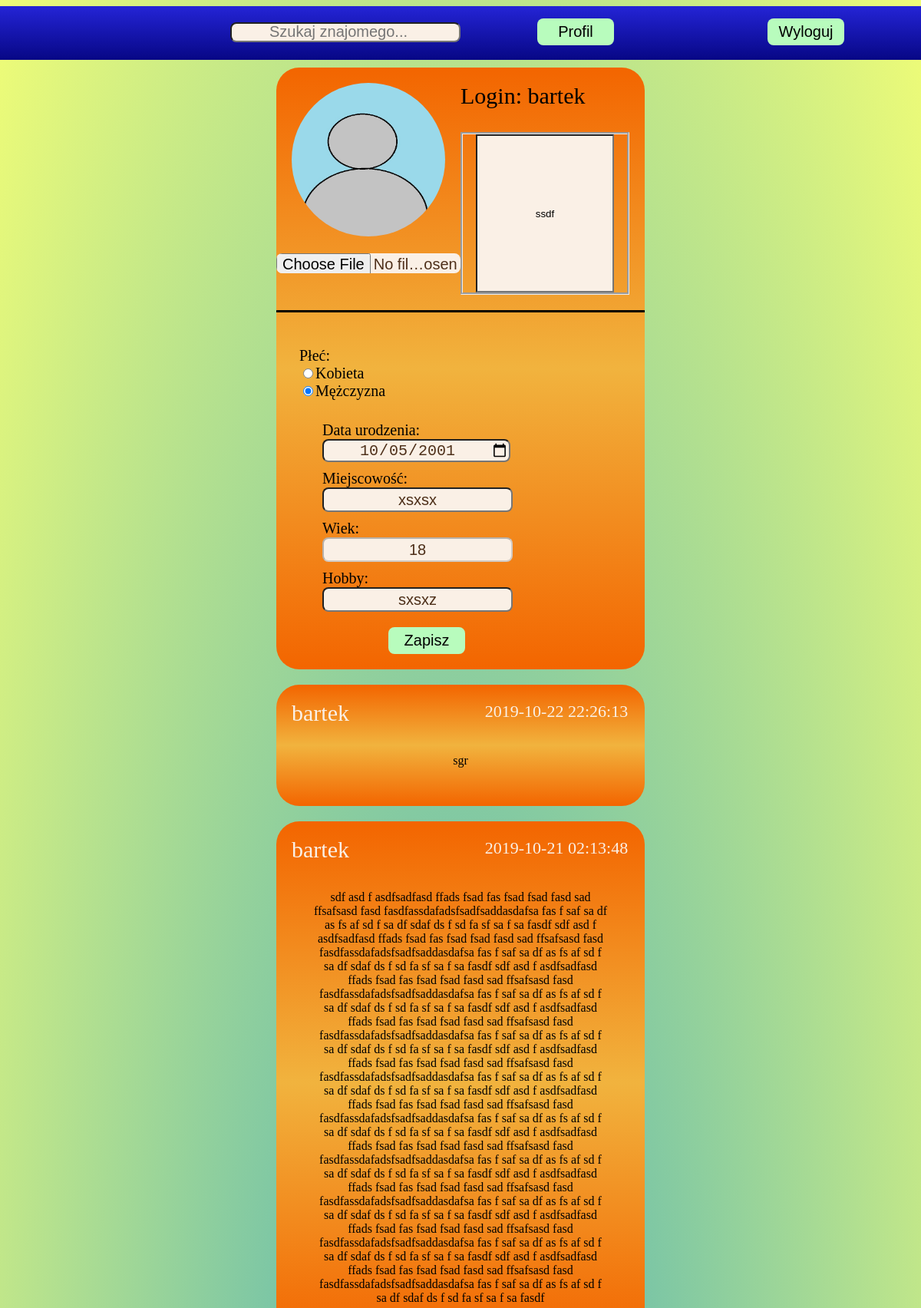
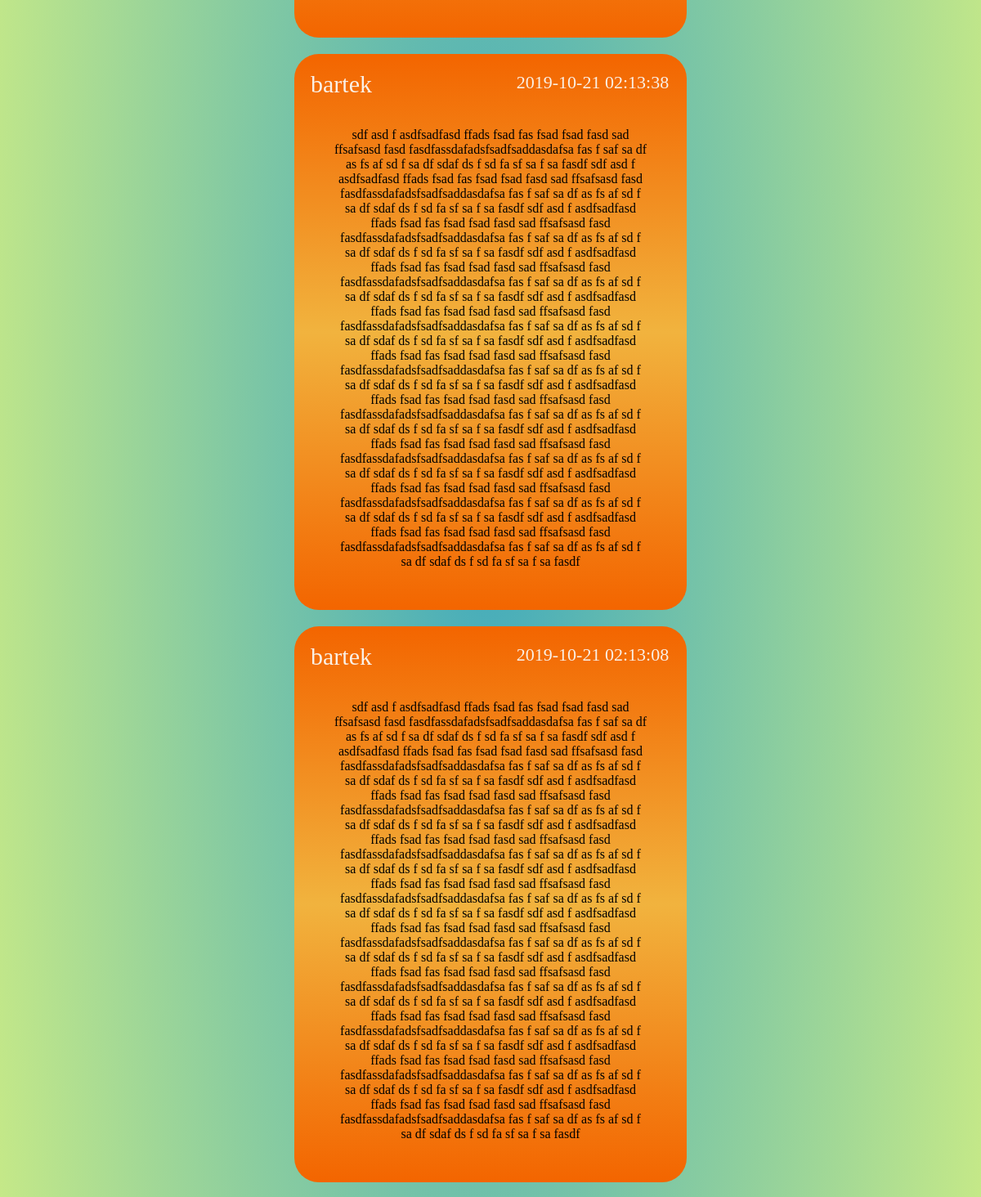
Page /edytuj_profil.php (signed in, upper part) on the committed database (2 pictures, top to bottom).
### tables this page shows
CREATE TABLE `uzytkownicy` (
  `ID` int(11) NOT NULL,
  `LOGIN` varchar(100) NOT NULL,
  `HASLO` varchar(254) NOT NULL,
  `EMAIL` varchar(100) NOT NULL,
  `URODZENIE` date NOT NULL,
  `PLEC` varchar(10) NOT NULL,
  `OPIS` text,
  `MIEJSCOWOSC` text,
  `HOBBY` text,
  `profilowe` text NOT NULL
);

CREATE TABLE `posty` (
  `ID` int(11) NOT NULL,
  `ID_LOGIN` int(11) NOT NULL,
  `TEKST` text NOT NULL,
  `DATA` datetime NOT NULL
);

### edytuj_profil.php (the view, shortened to what this page needs)
<!doctype html>
    <html>
        <head>
            <link rel="stylesheet" href="style.css">
            <link rel="stylesheet" href="tablica.css">
            <link rel="stylesheet" href="szukaj_znajomego.css">
        </head>
        <body>
                <div class="strona">
                        <?php include "menu.php" ?>
                        <div class="log">
                            <div class="x"></div>
                            <div class="y_kontener">
                            <div class="y">
                                <?php
                                    require_once "polaczenie.php";
                                    $login = $_SESSION['zalogowany-user'];
                                    try
                                    {
                                        $conn = new mysqli($servername, $username, $password, $dbname);
                                        if ($conn->connect_error)
                                            {
                                                throw new Exception(mysqli_connect_errno());
                                            }
                                        else
                                        {
                                            if($rezultat = $conn->query("SELECT *,TIMESTAMPDIFF(YEAR,URODZENIE,CURDATE()) AS WIEK FROM uzytkownicy WHERE ID = (SELECT ID FROM uzytkownicy WHERE LOGIN='$login')"))
                                            {
                                                if ($rezultat->num_rows > 0)
                                                {
                                                        $wiersz = $rezultat->fetch_assoc();
                                                        echo "<form enctype='multipart/form-data' action='edytuj_profil.php' method='post'>";
                                                        echo "<div class='lewo'>";
                                                        echo "<img src='./img/".$wiersz["LOGIN"].".jpg' height='200' width='200'>";
                                                        echo "<br><br><input type='file' class='logowanie' name='plik'/>";
                                                        echo "</div>";
                                                        echo "<div class='prawo'>";
                                                        echo "<div class='login'> Login: ".$wiersz["LOGIN"]."</div>";
                                                        echo "<div class='opis'><input type='text' class='okno_post' placeholder='Opisz siebie...' name='opis' autofocus value='".$wiersz["OPIS"]."'></div>";
                                                        echo "</div>";
                                                        echo "<div class='informacje'>";
                                                        echo "<div class='naglowek'></div>";
                                                        echo "<div class='info'>";
                                                        echo "<div class='dane'> Płeć: <br> <input type='radio' name='plec' value='K'";
                                                        if($wiersz['PLEC']==="K") echo "checked='checked'";
                                                        echo  "class='logowanie1'>Kobieta</br> <input type='radio' name='plec' value='M'";
                                                        if($wiersz['PLEC']==="M")  echo "checked='checked'";
                                                        echo "class='logowanie1'>Mężczyzna";
                                                        echo "<div class='dane'> <br>  Data urodzenia:<br> <input type='date' name='urodziny' class='logowanie' value='".$wiersz["URODZENIE"]."'>";
                                                        echo "</div>";
                                                        echo "<div class='dane'>  Miejscowość: <br> <input type='text' name='miejscowosc' class='logowanie' value='".$wiersz["MIEJSCOWOSC"]."'></div>";
                                                        echo "<div class='dane'> Wiek: <br> <input type='text' class='logowanie' disabled value='".$wiersz["WIEK"]."'></div>";
                                                        echo "<div class='dane'> Hobby: <br> <input type='text' name='hobby' class='logowanie' value='".$wiersz["HOBBY"]."'></div>";
                                                        echo "</div>";
                                                        echo "<div class='zapisz'><input type='submit' name='zapisz' value='Zapisz' class='zaloguj'></div>";
                                                        echo "</form>";
                                                        echo "</div>";
                                                }
                                                else
                                                {
                                                    throw new Exception($conn->connect_error);
                                                }
                                            }
                                            else
                                            {
                                                throw new Exception($conn->connect_error);
                                            }
                                        }
                                    }
                                    catch (Exception $e)
                                    {
                                        echo $e;
                                        die("<div class='server_blad'>Błąd połaczenia! Przepraszamy! Proszę spróbować za chwilę!</div>");
                                    }
                                ?>
                            </div>
                        </div>
                            <?php
                                 require_once "polaczenie.php";
                                 $login = $_SESSION['zalogowany-user'];
                                 try
                                 {
                                     $conn = new mysqli($servername, $username, $password, $dbname);
                                     if ($conn->connect_error)
                                         {
                                             throw new Exception(mysqli_connect_errno());
                                         }
                                     else
                                     {
                                         if($rezultat = $conn->query("SELECT TEKST,DATA,LOGIN FROM posty INNER JOIN uzytkownicy ON uzytkownicy.ID = posty.ID_LOGIN WHERE uzytkownicy.ID = (SELECT ID FROM uzytkownicy WHERE LOGIN='$login') ORDER BY DATA DESC"))
                                         {
                                            if ($rezultat->num_rows > 0)
                                            {
                                                while($wiersz = $rezultat->fetch_assoc())
                                                {
                                                    echo "<div class='y'>";
                                                    echo "<div class='autor'>";
                                                    echo "<a href='profil.php?LOGIN=".$wiersz["LOGIN"]."' class='link_autor'>".$wiersz["LOGIN"]."</a>";
                                                    echo "<div class='data'>".$wiersz["DATA"]."</div>";
                                                    echo "</div>";
                                                    echo "<div class='tekst'>".$wiersz["TEKST"]."</div>";
                                                    echo "</div>";
                                                }
                                            }
                                         }
                                         else
                                         {
                                             throw new Exception($conn->connect_error);
                                         }
                                     }
                                 }
                                catch (Exception $e)
								{
									die("<div class='server_blad'>Błąd połaczenia! Przepraszamy! Proszę spróbować za chwilę!</div>");
								}
                            ?>
                            </div>
                            <div class="x">
                            </div>
                        </div>
        </body>
    </html>

### style.css (style rules this page uses)
body { margin-left: auto; margin-right: auto; background: radial-gradient(rgba(20, 150, 173, 0.808),rgba(225, 250, 4, 0.541)); width: 100%; height: 100%; min-height: 730px; }
.log { width:100%; height: 300px; }
.x { width:30%; float: left; min-height: 100px; height: 100%; }
.y { width:40%; min-width: 400px; background: linear-gradient(rgb(243, 101, 0),rgb(241, 179, 62),rgb(243, 101, 0)); text-align: center; padding-top: 20px; border-radius: 30px; float: left; }
input,textarea { background: rgb(184, 252, 189); }
.logowanie { width: 30%; min-width: 100px; max-width: 400px; border-radius: 8px; height: 26px; cursor: pointer; text-align: center; color: rgb(77, 47, 25); font-size: 20px; }
.zaloguj { width: 25%; min-width: 100px; border-radius: 8px; cursor: pointer; min-height: 35px; margin-top: 10px; font-size: 20px; border: 1px; }

### tablica.css (style rules this page uses)
.logowanie { width: 100%; background: linen; }
.okno_post { width: 80%; min-height: 200px; text-align: center; background: linen; }
.y { margin-bottom: 20px; width: 100%; }
.y_kontener { float: left; width:40%; min-width: 400px; }
.x { height: 20px; }
.autor { text-align: left; margin-left: 20px; padding-bottom: 30px; font-size: 20px; color: linen; }
.link_autor { text-decoration: none; color: linen; font-size: 30px; display: block; width: 50%; float: left; height: 30px; }
.data { text-align: center; font-size: 22px; color: linen; width: 50%; float: left; line-height: 30px; height: 30px; }
.tekst { width: 80%; margin-left: auto; margin-right: auto; margin-top: 40px; padding-bottom: 30px; }

### szukaj_znajomego.css (style rules this page uses)
.lewo { float: left; width: 50%; margin-bottom: 20px; }
.prawo { float: left; width: 50%; text-align: left; margin-bottom: 20px; }
.informacje { width: 100%; clear: both; }
img { border-radius: 100px; }
.login { font-size: 30px; margin-bottom: 30px; }
.opis { text-align: center; height: 100%; min-height: 200px; border-style: groove; margin-right: 20px; line-height: 200px; }
.naglowek { font-size: 30px; margin-bottom: 30px; border-top-style: solid; padding-top: 10px; }
.dane { padding: 5px; text-align: left; padding-left: 30px; font-size: 20px; }
.y { padding-bottom: 20px; }
.info { width: 50%; text-align: center; float: left; }
.dane { width: 100%; }
.zapisz { width: 100%; text-align: center; width: 200px; margin-left: 40%; }

### rows in the picture
uzytkownicy: LOGIN (picture), LOGIN "bartek", opis "ssdf", PLEC "☑", urodziny "10/05/2001", miejscowosc "xsxsx", hobby "sxsxz"
posty: uzytkownicy.LOGIN "bartek", DATA "2019-10-22 22:26:13", TEKST "sgr"
posty: uzytkownicy.LOGIN "bartek", DATA "2019-10-21 02:13:48", TEKST "sdf asd f asdfsadfasd ffads fsad fas fsad fsad fasd sad ffsafsasd fasd fasdfassdafadsfsadfsaddasdafsa fas f saf sa df as fs af sd f sa df sdaf ds f sd fa sf sa f sa fasdf sdf asd f asdfsadfasd ffads fsad fas fsad fsad fasd sad ffsafsasd fasd fasdfassdafadsfsadfsaddasdafsa fas f saf sa df as fs af sd f sa df sdaf ds f sd fa sf sa f sa fasdf sdf asd f asdfsadfasd ffads fsad fas fsad fsad fasd sad ffsafsasd fasd fasdfassdafadsfsadfsaddasdafsa fas f saf sa df as fs af sd f sa df sdaf ds f sd fa sf sa f sa fasdf sdf asd f asdfsadfasd ffads fsad fas fsad fsad fasd sad ffsafsasd fasd fasdfassdafadsfsadfsaddasdafsa fas f saf sa df as fs af sd f sa df sdaf ds f sd fa sf sa f sa fasdf sdf asd f…"
posty: uzytkownicy.LOGIN "bartek", DATA "2019-10-21 02:13:38", TEKST "sdf asd f asdfsadfasd ffads fsad fas fsad fsad fasd sad ffsafsasd fasd fasdfassdafadsfsadfsaddasdafsa fas f saf sa df as fs af sd f sa df sdaf ds f sd fa sf sa f sa fasdf sdf asd f asdfsadfasd ffads fsad fas fsad fsad fasd sad ffsafsasd fasd fasdfassdafadsfsadfsaddasdafsa fas f saf sa df as fs af sd f sa df sdaf ds f sd fa sf sa f sa fasdf sdf asd f asdfsadfasd ffads fsad fas fsad fsad fasd sad ffsafsasd fasd fasdfassdafadsfsadfsaddasdafsa fas f saf sa df as fs af sd f sa df sdaf ds f sd fa sf sa f sa fasdf sdf asd f asdfsadfasd ffads fsad fas fsad fsad fasd sad ffsafsasd fasd fasdfassdafadsfsadfsaddasdafsa fas f saf sa df as fs af sd f sa df sdaf ds f sd fa sf sa f sa fasdf sdf asd f…"
posty: uzytkownicy.LOGIN "bartek", DATA "2019-10-21 02:13:08", TEKST "sdf asd f asdfsadfasd ffads fsad fas fsad fsad fasd sad ffsafsasd fasd fasdfassdafadsfsadfsaddasdafsa fas f saf sa df as fs af sd f sa df sdaf ds f sd fa sf sa f sa fasdf sdf asd f asdfsadfasd ffads fsad fas fsad fsad fasd sad ffsafsasd fasd fasdfassdafadsfsadfsaddasdafsa fas f saf sa df as fs af sd f sa df sdaf ds f sd fa sf sa f sa fasdf sdf asd f asdfsadfasd ffads fsad fas fsad fsad fasd sad ffsafsasd fasd fasdfassdafadsfsadfsaddasdafsa fas f saf sa df as fs af sd f sa df sdaf ds f sd fa sf sa f sa fasdf sdf asd f asdfsadfasd ffads fsad fas fsad fsad fasd sad ffsafsasd fasd fasdfassdafadsfsadfsaddasdafsa fas f saf sa df as fs af sd f sa df sdaf ds f sd fa sf sa f sa fasdf sdf asd f…"
